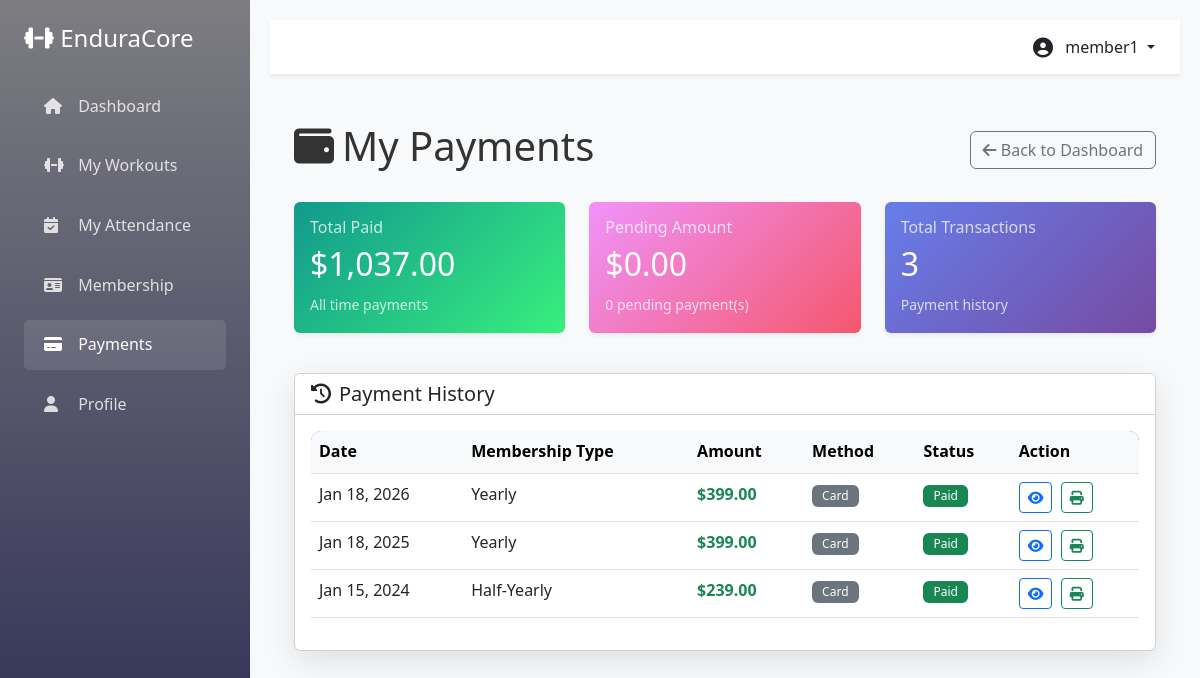
The app's page /member/payments.php (signed in) with its own data.
### tables this page shows
CREATE TABLE `payment` (
  `payment_id` int(11) NOT NULL,
  `membership_id` int(11) DEFAULT NULL,
  `payment_date` date DEFAULT NULL,
  `amount` decimal(10,2) DEFAULT NULL,
  `payment_method` enum('Cash','Card','eSewa','Khalti','Online Banking') NOT NULL,
  `payment_status` enum('Paid','Pending','Failed') DEFAULT NULL
);

CREATE TABLE `membership` (
  `membership_id` int(11) NOT NULL,
  `member_id` int(11) DEFAULT NULL,
  `membership_type` enum('Monthly','Quarterly','Half-Yearly','Yearly') DEFAULT NULL,
  `start_date` date DEFAULT NULL,
  `end_date` date DEFAULT NULL,
  `fee` decimal(10,2) DEFAULT NULL,
  `status` enum('Active','Pending','Expired','Cancelled') NOT NULL
);

### member/payments.php (the view, shortened to what this page needs)
<?php
require_once '../config/db_config.php';
$account_id = $_SESSION['account_id'] ?? $_SESSION['user_id'] ?? $_SESSION['id'];
$member_query = $conn->prepare("SELECT member_id, member_name FROM MEMBER WHERE account_id = ?");
$member_query->bind_param("i", $account_id);
$member_query->execute();
$member_data = $member_query->get_result()->fetch_assoc();
$member_id = $member_data['member_id'];
$payments_query = $conn->prepare("
    SELECT
        p.payment_id, p.payment_date, p.amount,
        p.payment_method, p.payment_status,
        mem.membership_type, mem.start_date, mem.end_date
    FROM PAYMENT p
    JOIN MEMBERSHIP mem ON p.membership_id = mem.membership_id
    WHERE mem.member_id = ?
    ORDER BY p.payment_date DESC
");
$payments_query->bind_param("i", $member_id);
$payments_query->execute();
$payments = $payments_query->get_result();
$pending_query = $conn->prepare("
    SELECT
        p.payment_id, p.amount, p.payment_method,
        mem.membership_type, mem.end_date
    FROM PAYMENT p
    JOIN MEMBERSHIP mem ON p.membership_id = mem.membership_id
    WHERE mem.member_id = ? AND p.payment_status = 'Pending'
    ORDER BY mem.end_date ASC
");
$pending_query->bind_param("i", $member_id);
$pending_query->execute();
$pending_payments = $pending_query->get_result();
$total_paid = 0;
$total_pending = 0;
$payments->data_seek(0);
while ($payment = $payments->fetch_assoc()) {
    if ($payment['payment_status'] == 'Paid') {
        $total_paid += $payment['amount'];
    } else {
        $total_pending += $payment['amount'];
    }
}
?>
<!DOCTYPE html>
<html lang="en">
<head>
    <link href="https://cdn.jsdelivr.net/npm/bootstrap@5.3.0/dist/css/bootstrap.min.css" rel="stylesheet">
    <link rel="stylesheet" href="https://cdnjs.cloudflare.com/ajax/libs/font-awesome/6.4.0/css/all.min.css">
    <link rel="stylesheet" href="../css/style.css">
</head>
<body>
    <div class="d-flex">
        <?php include '../partials/sidebar.php'; ?>
        <div class="main-content flex-grow-1">
            <?php include '../partials/header.php'; ?>
            <div class="container-fluid p-4">
                <div class="d-flex justify-content-between align-items-center mb-4">
                    <h1><i class="fas fa-wallet me-2"></i>My Payments</h1>
                    <a href="dashboard.php" class="btn btn-outline-secondary">
                        <i class="fas fa-arrow-left"></i> Back to Dashboard
                    </a>
                </div>
                <div class="row mb-4">
                    <div class="col-md-4 mb-3">
                        <div class="card shadow-sm border-0" style="background: linear-gradient(135deg, #11998e, #38ef7d);">
                            <div class="card-body text-white">
                                <h6 class="opacity-75">Total Paid</h6>
                                <h2>$<?= number_format($total_paid, 2) ?></h2>
                                <small class="opacity-75">All time payments</small>
                            </div>
                        </div>
                    </div>
                    <div class="col-md-4 mb-3">
                        <div class="card shadow-sm border-0" style="background: linear-gradient(135deg, #f093fb, #f5576c);">
                            <div class="card-body text-white">
                                <h6 class="opacity-75">Pending Amount</h6>
                                <h2>$<?= number_format($total_pending, 2) ?></h2>
                                <small class="opacity-75"><?= $pending_payments->num_rows ?> pending payment(s)</small>
                            </div>
                        </div>
                    </div>
                    <div class="col-md-4 mb-3">
                        <div class="card shadow-sm border-0" style="background: linear-gradient(135deg, #667eea, #764ba2);">
                            <div class="card-body text-white">
                                <h6 class="opacity-75">Total Transactions</h6>
                                <h2><?= $payments->num_rows ?></h2>
                                <small class="opacity-75">Payment history</small>
                            </div>
                        </div>
                    </div>
                </div>
                <div class="card shadow-custom">
                    <div class="card-header bg-white">
                        <h5 class="mb-0"><i class="fas fa-history me-2"></i>Payment History</h5>
                    </div>
                    <div class="card-body">
                        <?php if ($payments->num_rows > 0): ?>
                        <div class="table-responsive">
                            <table class="table table-hover">
                                <thead class="table-light">
                                    <tr>
                                        <th>Date</th>
                                        <th>Membership Type</th>
                                        <th>Amount</th>
                                        <th>Method</th>
                                        <th>Status</th>
                                        <th>Action</th>
                                    </tr>
                                </thead>
                                <tbody>
                                    <?php $payments->data_seek(0); while ($payment = $payments->fetch_assoc()): ?>
                                    <tr>
                                        <td><?= $payment['payment_date'] ? date('M d, Y', strtotime($payment['payment_date'])) : 'N/A' ?></td>
                                        <td><?= $payment['membership_type'] ?></td>
                                        <td><strong class="text-success">$<?= number_format($payment['amount'], 2) ?></strong></td>
                                        <td>
                                            <span class="badge bg-secondary">
                                                <?= $payment['payment_method'] ?? 'N/A' ?>
                                            </span>
                                        </td>
                                        <td>
                                            <?php
                                            $badge_class = $payment['payment_status'] == 'Paid' ? 'success' :
                                                          ($payment['payment_status'] == 'Pending' ? 'warning' : 'danger');
                                            ?>
                                            <span class="badge bg-<?= $badge_class ?>">
                                                <?= $payment['payment_status'] ?>
                                            </span>
                                        </td>
                                        <td>
                                            <?php if ($payment['payment_status'] == 'Paid'): ?>
                                            <a href="receipt.php?id=<?= $payment['payment_id'] ?>" target="_blank"
                                               class="btn btn-sm btn-outline-primary me-1" title="View Receipt">
                                                <i class="fas fa-eye"></i>
                                            </a>
                                            <a href="receipt.php?id=<?= $payment['payment_id'] ?>&print=1" target="_blank"
                                               class="btn btn-sm btn-outline-success" title="Print Receipt">
                                                <i class="fas fa-print"></i>
                                            </a>
                                            <?php endif; ?>
                                        </td>
                                    </tr>
                                    <?php endwhile; ?>
                                </tbody>
                            </table>
                        </div>
                        <?php endif; ?>
                    </div>
                </div>
            </div>
        </div>
    </div>
</body>
</html>

### css/style.css (style rules this page uses)
:root { --primary-color: #667eea; --secondary-color: #764ba2; --success-color: #28a745; --danger-color: #dc3545; --warning-color: #ffc107; --info-color: #1722b8; --dark-color: #0c0c1589; --light-color: #f8f9fa; }
* { margin: 0; padding: 0; box-sizing: border-box; }
body { font-family: 'Segoe UI', Tahoma, Geneva, Verdana, sans-serif; line-height: 1.6; color: #333; }
.card { transition: transform 0.3s ease, box-shadow 0.3s ease; }
.main-content { margin-left: 250px; padding: 20px; background: #f8f9fa; min-height: 100vh; }
.table-responsive { border-radius: 10px; overflow: hidden; }
.table thead { background: linear-gradient(135deg, var(--primary-color), var(--secondary-color)); color: white; }
.badge { padding: 5px 10px; font-weight: 500; }
.shadow-custom { box-shadow: 0 10px 30px rgba(0, 0, 0, 0.1); }

### records on screen
payment: payment_date "Jan 18, 2026", membership.membership_type "Yearly", amount "399.00", payment_method "Card", payment_status "Paid"
payment: payment_date "Jan 18, 2025", membership.membership_type "Yearly", amount "399.00", payment_method "Card", payment_status "Paid"
payment: payment_date "Jan 15, 2024", membership.membership_type "Half-Yearly", amount "239.00", payment_method "Card", payment_status "Paid"

### other values on screen
$_SESSION['username'] "member1"
$total_paid "1,037.00"
$total_pending "0.00"
$pending_payments->num_rows "0"
$payments->num_rows "3"
